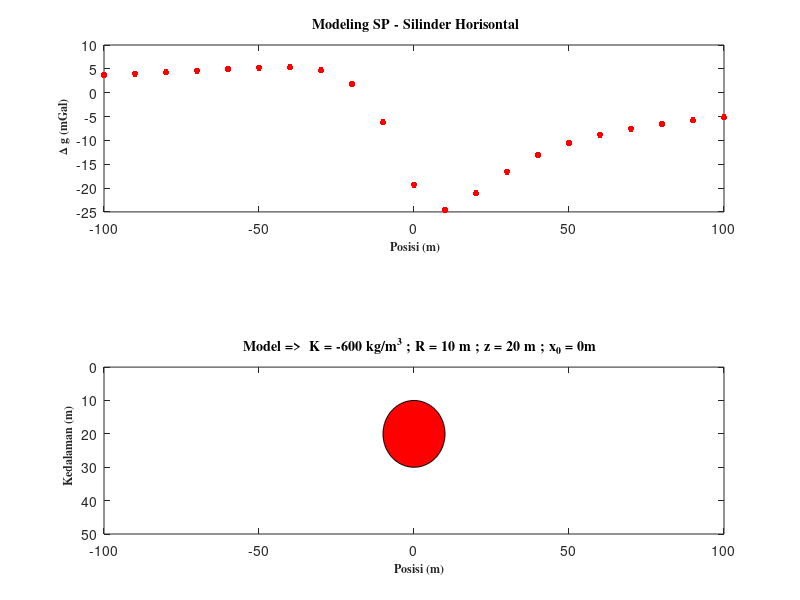

Write the MATLAB code that produced this figure.
% Copyright: 2018 - Teknik Geofisika, Universitas Pertamina
% URL: https://sites.google.com/site/metkomup/programming
% Cite: D. Wijaya, et. al. 2018. Forward modeling metode SP. http://doi.org/10.5281/zenodo.1187020

clear; close; clc;
%Konstanta
K = -600;
z = 20;
x0 = 0;
teta = 40;

%Lokasi Pengukuran
x = -100:10:100;

%%----------- Formula Forward Cylinder ---------%%
for i = 1:length (x)
    V(i) = ((x(i)-x0)*cosd(teta)+z*sind(teta))/(((x(i)-x0)^2+z^2));
end

dy = K*V;

%%--------- Plot Forward --------%%
figure(1)
subplot(5,1,[1 2])
plot(x,dy,'.','color','r','Markersize',15);
xlim([min(x) max(x)]);
xlabel('\bf \fontsize{12}\fontname{Times}Posisi (m)');
ylabel('\bf \fontsize{12}\fontname{Times}\Delta g (mGal)');
title('\bf \fontsize{14}\fontname{Times}Modeling SP - Silinder Horisontal');

subplot(5,1,[4 5])
% Gambar Silinder Horisontal
th = 0:pi/50:2*pi;
R = 10;
xunit = R*cos(th)+x0;
yunit = R*sin(th)+z;
fill(xunit,yunit,'r');
set(gca,'ydir','reverse');
axis([min(x) max(x) 0 50]);
title([ ' \bf \fontsize{14} \fontname{Times}Model => ' , ' K = ' , ...
 num2str(K), ' kg/m^3 ; R = ' ,num2str(R), ...
 ' m ; z = ' ,num2str(z), ' m ; x_0 = ' ,num2str(x0), 'm' ]);
xlabel(' \bf \fontsize{12} \fontname{Times}Posisi (m)' );
ylabel(' \bf \fontsize{12} \fontname{Times}Kedalaman (m)' );
